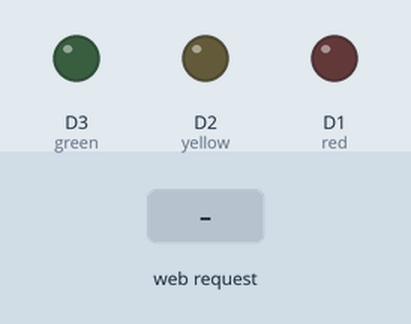
Bench run of a sketch on a simulated ESP8266 (Wemos D1 mini). On the bench: output pins drawn as LEDs (lit = HIGH). Inputs (shaded band) come from the test bench. WiFi joins after 1.5 s; servers stay silent unless stated; what the sketch prints to the serial monitor is not drawn.

Above: at 2.7 s.
2.8 s: HTTP request GET /auto received
At 3.7 s:
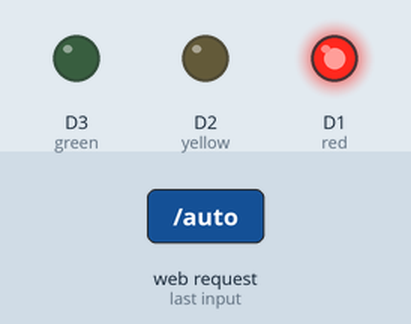
5.8 s: HTTP request GET /red received
At 6.2 s:
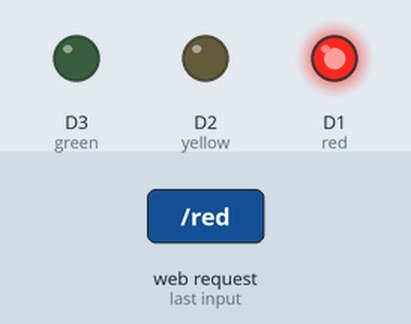
7.3 s: HTTP request GET /yellow received
At 8.6 s:
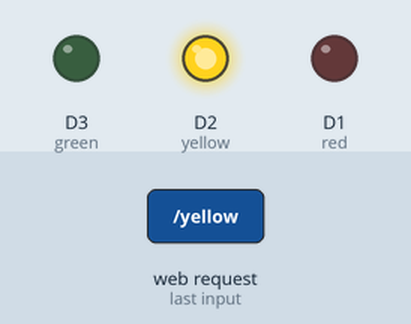
Timing chart, 0 to 10.3 s (numbered marks = the images above; inputs shaded):
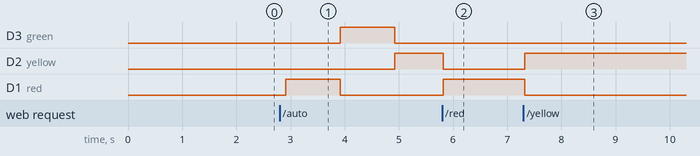

The sketch:

StopLightArduino.ino
```cpp
#include <ESP8266WiFi.h> // This includes the libraries to connect to wifi and start a server
const char* wifiSSID = "eesc"; // In order for this to work, you MUST specify the SSID for your wifi
const char* wifiPSK = "password"; // And the preshared key (wifi password)
int red = D1;
int yellow = D2;
int green = D3;

int autoFreq = 1000;                   // How often should we change states
unsigned long autoTimer = 0;           // this is a timer variable
int autoState = 0;                     // variable for checking light
const char* currentColor = "black";

const char* selectedState = "off";

//**REFERENCES**
//SERVER CODE: The entire server code was taken from the example lab provided by the instructor in class
//HTML CODE: The html code was based off the example lab provided by the instructor, but some changes were made to match new logic
//NON-BLOCKING CODE: The non-blocking code was based on the instruction provided in the class slides and arduino demos in learning suite

WiFiServer server(80); // This sets which port our server will listen on

void setup() { // Perform this part once when powered on
 Serial.begin(115200); // Open a serial connection (for debugging)
 delay(10); // Wait 10 milliseconds (1/100th of a second)
 pinMode(red, OUTPUT); // Set the LED pin to Output
 pinMode(yellow, OUTPUT);
 pinMode(green, OUTPUT);

 digitalWrite(red, LOW); // Set the pin to LOW (Off)
 digitalWrite(yellow, LOW); // Set the pin to LOW (Off)
 digitalWrite(green, LOW); // Set the pin to LOW (Off)

 // ** Connect to WiFi network - Adapted from http://www.esp8266learning.com/wemos-webserver-example.php
 Serial.print("Connecting to "); // Display debugging connection info
 Serial.println(wifiSSID); // Print the configured SSID to the Serial Monitor
 WiFi.begin(wifiSSID, wifiPSK); // Use the provided SSID and PSK to connect

 while (WiFi.status() != WL_CONNECTED) { // If not connected to wifi
   delay(500); // Pause
   Serial.print("."); // Print a dot each loop while trying to connect
 }

 Serial.println("");
 Serial.println("WiFi connected"); // Print "connected" message to the Serial Monitor
 server.begin(); // Start the web server
 Serial.println("Server started");
 Serial.print("Use this URL : "); // Print the connected IP address to the Serial Monitor
 Serial.print("http://");
 Serial.print(WiFi.localIP());
 Serial.println("/");
} // ** End Adapted Code - This is the end of the code that was adapted from www.esplearning.com

void loop() { // ** Create a web server - Adapted from http://www.esp8266learning.com/wemos-webserver-example.php
  WiFiClient client = server.available(); // Create a new client object for available connections

  if (client) {                           // If a client is connected, wait until it sends some data
    while (!client.available()) {         // If the client hasn't sent info, wait for it
      delay(10);
    }

    String request = client.readStringUntil('\r');  // read the first line of the request
    Serial.println(request);              // DEBUG CODE - Echo the request to the Serial Monitor for debug
    client.flush();                       // Wait until the buffers are clear

    if (request.indexOf("/red") != -1) {   // If the request is for the page "/red"
      lightOn(1);             //   then set the red pin to high (turn on) do the rest for the other lights
      selectedState = "red";
    }
    else if(request.indexOf("/yellow") != -1) {
      lightOn(3);
      selectedState = "yellow";
    }
    else if(request.indexOf("/green") != -1) {
      lightOn(2);
      selectedState = "green";
    }
    else if(request.indexOf("/auto") != -1){
      Serial.println("running auto");
      currentColor = "blue";
      selectedState = "auto";
      autoState = 0;
    }
    else if(request.indexOf("/off") != -1) {  // If the request is for the page "/off"
      lightOn(0);
      currentColor = "black";
      autoState = 0;
      selectedState = "off";                       //   and track the state as "off"
    }
    // ** End Adapted Code - FROM EXAMPLE LAB WHICH WAS ADAPTED FROM www.esp8266learning.com

    // Return the response
    printHTML(client);
  }
  else {
    if(selectedState == "auto"){
      if(autoState < 3){
        if(autoTimer < millis()){
          autoState++;
          //Serial.printf("light state %d \n", autoState);
          //Serial.printf("auto timer %d and millis %d \n", autoTimer, millis());
          switch(autoState){
            case 1:
              autoTimer = millis() + autoFreq;
            break;
            case 2:
              autoTimer = millis() + autoFreq;
            break;
            case 3:
              autoTimer = millis() + autoFreq;
            break;
          }
          lightOn(autoState);
        }
      }
      else {
        autoState = 0;
      }
    }
  }
  delay(100);
}

//0 for off
//light has values 1 2 3 for red green yellow
void lightOn(int light){
  switch(light){
    case 1: //red
      currentColor = "red";
      Serial.println("RED ON");
      digitalWrite(red, HIGH);
      digitalWrite(green, LOW);
      digitalWrite(yellow, LOW);
    break;
    case 2: //green
      currentColor = "green";
      Serial.println("GREEN ON");
      digitalWrite(red, LOW);
      digitalWrite(green, HIGH);
      digitalWrite(yellow, LOW);
    break;
    case 3: //yellow
      currentColor = "yellow";
      Serial.println("YELLOW ON");
      digitalWrite(red, LOW);
      digitalWrite(green, LOW);
      digitalWrite(yellow, HIGH);
    break;
    default: //off
      currentColor = "black";
      Serial.println("OFF");
      digitalWrite(red, LOW);
      digitalWrite(green, LOW);
      digitalWrite(yellow, LOW);
    break;
  }
}

void printHTML(WiFiClient client){
  client.println("HTTP/1.1 200 OK");
  client.println("Content-Type: text/html");
  client.println("");
  client.println("<!DOCTYPE HTML>");
  client.println("<html>");
  client.println("<head>");

  // The concept and code of the sliding button on this page came from https://www.w3schools.com/howto/howto_css_switch.asp
  client.println("<meta name='viewport' content='width=device-width, initial-scale=1'>");
  client.println("<style>");
  client.println("@keyframes bordercolor {0% {border-color: red;} 55% {border-color: green;} 100% {border-color: yellow;}}");
  client.println("h1 {text-align: center; width: 100%;}");
  client.printf("div {padding: 5px; border: 5px dashed %s; width: 60%%; margin-left: 15%%; display: flex; flex-direction: column; justify-content: center; align-items: center;}\n", currentColor);
  if(currentColor == "blue"){
    client.println("div {animation: bordercolor 3s infinite !important;}");
  }
  client.println("label {margin: auto; width: 100%; height: 25px; text-align: left !important;}");
  client.println("input {float: right}");
  client.println("</style>");
  client.println("</head>");
  client.println("<body>");

  client.println("<h1>Arduino Wifi Stoplight</h1>");

  // This section modifies the page HTML based on the current state of the LED
  //RED
  client.print("<div><label style=\"border-bottom: 1.5px solid red;\">Red<input type=\"radio\" ");
  if (selectedState == "red") {
    client.print("checked ");
  }
  client.print("onclick=\"window.location.href='/red");
  client.println("'\"></label><br/>");

  //YELLOW
  client.print("<label style=\"border-bottom: 1.5px solid yellow;\">Yellow<input type=\"radio\" ");
  if (selectedState == "yellow") {
    client.print("checked ");
  }
  client.print("onclick=\"window.location.href='/yellow");
  client.println("'\"></label><br/>");

  //GREEN
  client.print("<label style=\"border-bottom: 1.5px solid green;\">Green<input type=\"radio\" ");
  if (selectedState == "green") {
    client.print("checked ");
  }
  client.print("onclick=\"window.location.href='/green");
  client.println("'\"></label><br/>");


  //AUTO
  client.print("<label style=\"border-bottom: 1.5px solid blue;\">Auto<input type=\"radio\" ");
  if (selectedState == "auto") {
    client.print("checked ");
  }
  client.print("onclick=\"window.location.href='/auto");
  client.println("'\"></label><br/>");


  //OFF
  client.print("<label>Off<input type=\"radio\" ");
  if (selectedState == "off") {
    client.print("checked ");
  }
  client.print("onclick=\"window.location.href='/off");
  client.println("'\"></label><br/></div>");


  client.println("</body>");
  client.println("</html>");
}
```

Measured:
- after the input at 2.8 s, D3 (green): LOW → HIGH after 1.1 s, → LOW 1.0 s later; D2 (yellow): LOW → HIGH after 2.1 s; D1 (red): LOW → HIGH after 0.12 s, → LOW 1.0 s later
- after the input at 5.8 s, D3 (green): stays LOW (without the input it goes to HIGH after 1.1 s)
- after the input at 7.3 s, D2 (yellow): LOW → HIGH at once; D1 (red): HIGH → LOW at once
